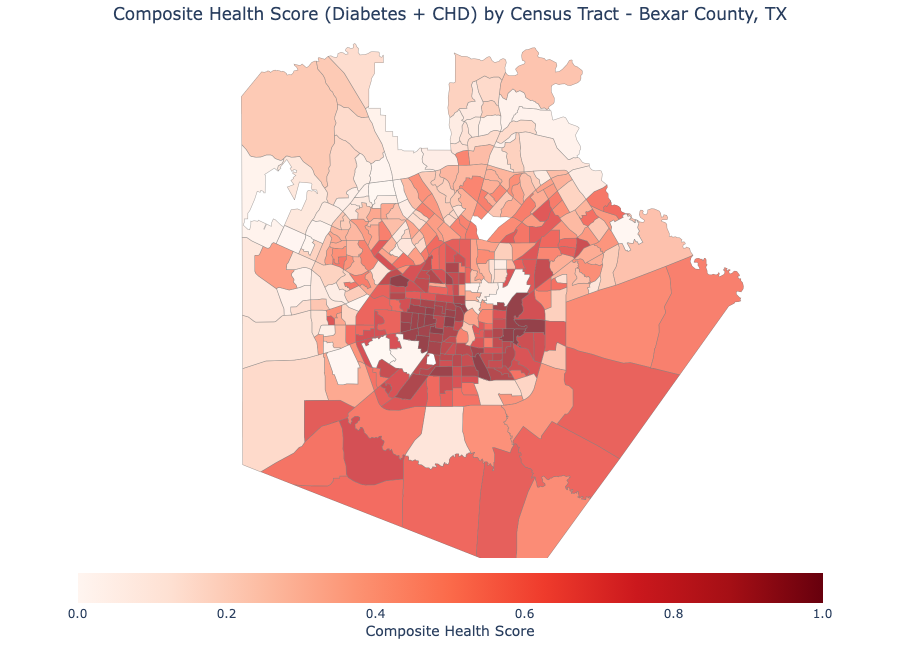
#> input picture final_figures/Figure_3/Bexar_Composite_Map.png, 900 x 650 px, found by its file name
$ jupyter execute final_image_grid.ipynb
#> lines starting #> are read from the running program, lines starting #| are printed output that depends on the picture
[cell 1]
from PIL import Image

images = [
    Image.open("Bexar_Composite_Map.png"),
    Image.open("Dallas_Composite_Map.png"),
    Image.open("Travis_Composite_Map.png"),
    Image.open("Tarrant_Composite_Map.png"),
    Image.open("Harris_Composite_Map.png")
]
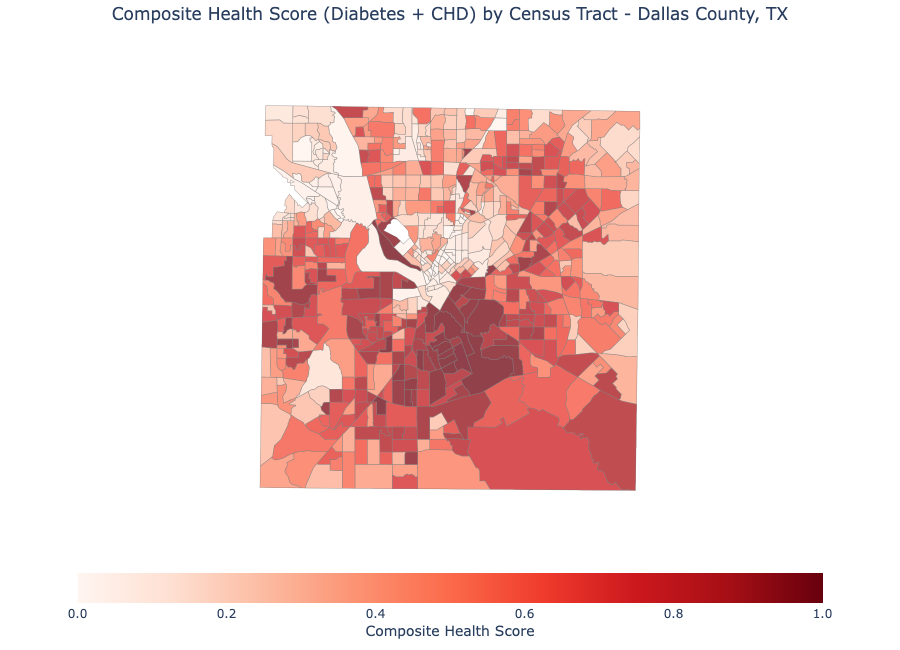
#> input picture final_figures/Figure_3/Dallas_Composite_Map.png, 900 x 650 px, found by its file name
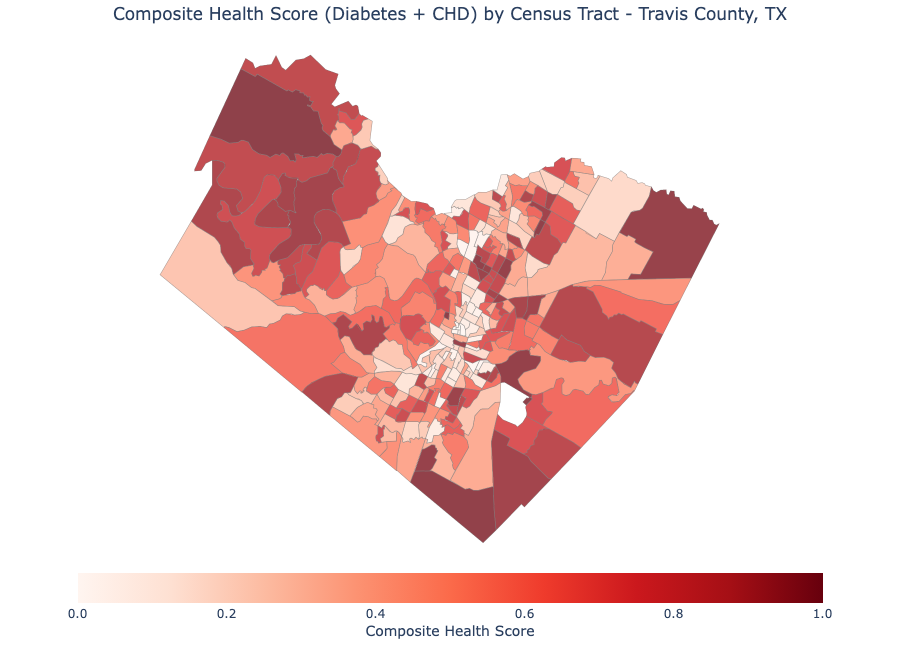
#> input picture final_figures/Figure_3/Travis_Composite_Map.png, 900 x 650 px, found by its file name
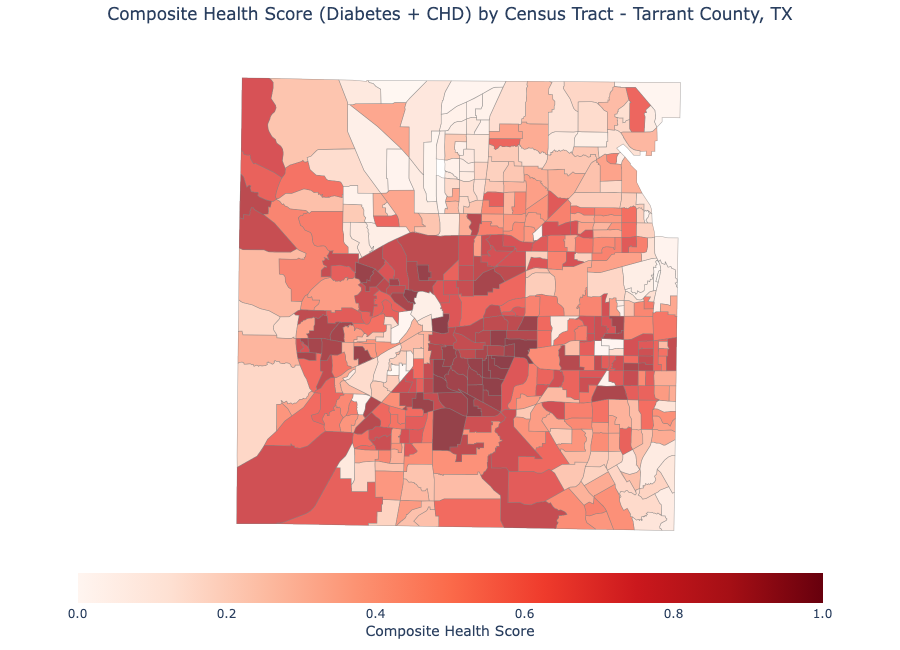
#> input picture final_figures/Figure_3/Tarrant_Composite_Map.png, 900 x 650 px, found by its file name
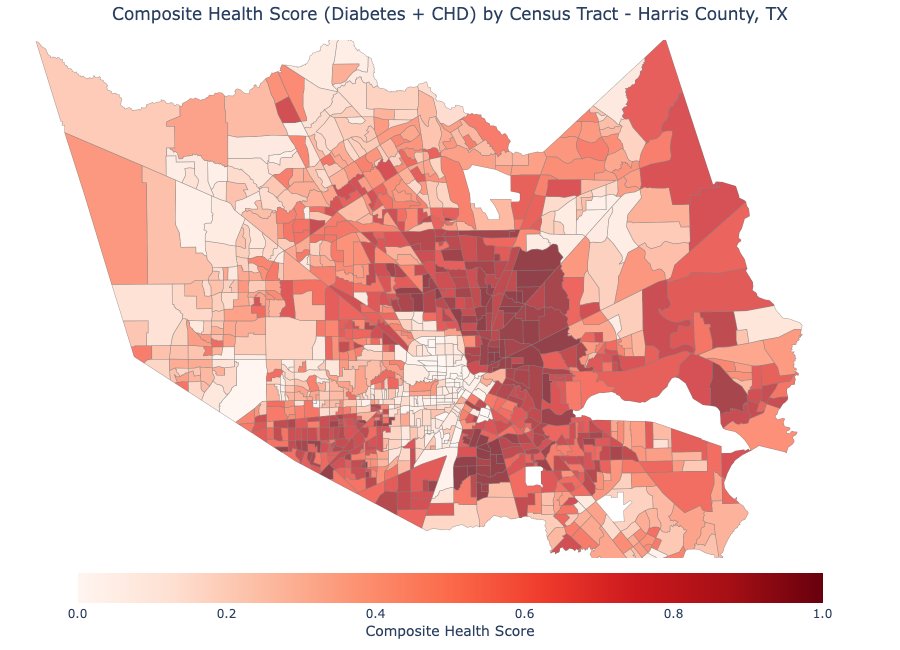
#> input picture final_figures/Figure_3/Harris_Composite_Map.png, 900 x 650 px, found by its file name

# resizing the images so that they are still legible
thumb_w, thumb_h = 450, 325
resized_images = [img.resize((thumb_w, thumb_h), Image.Resampling.LANCZOS) for img in images]
#> resized_images = 5 items

# creating a new image background
grid_canvas = Image.new("RGB", (thumb_w * 3, thumb_h * 2), "white")
#> grid_canvas: PIL image 1350x650 RGB; every value is 255

positions = [
    (0, 0),             # Row 1, Col 1 (Dallas)
    (thumb_w, 0),       # Row 1, Col 2 (Harris)
    (thumb_w * 2, 0),   # Row 1, Col 3 (Travis)
    (0, thumb_h),       # Row 2, Col 1 (Tarrant)
    (thumb_w, thumb_h), # Row 2, Col 2 (Bexar)
]

for img, pos in zip(resized_images, positions):
    grid_canvas.paste(img, pos)
#> this loop made 5 passes
#> pos on passes 1 to 5: (0, 0), (450, 0), (900, 0), (0, 325), (450, 325)
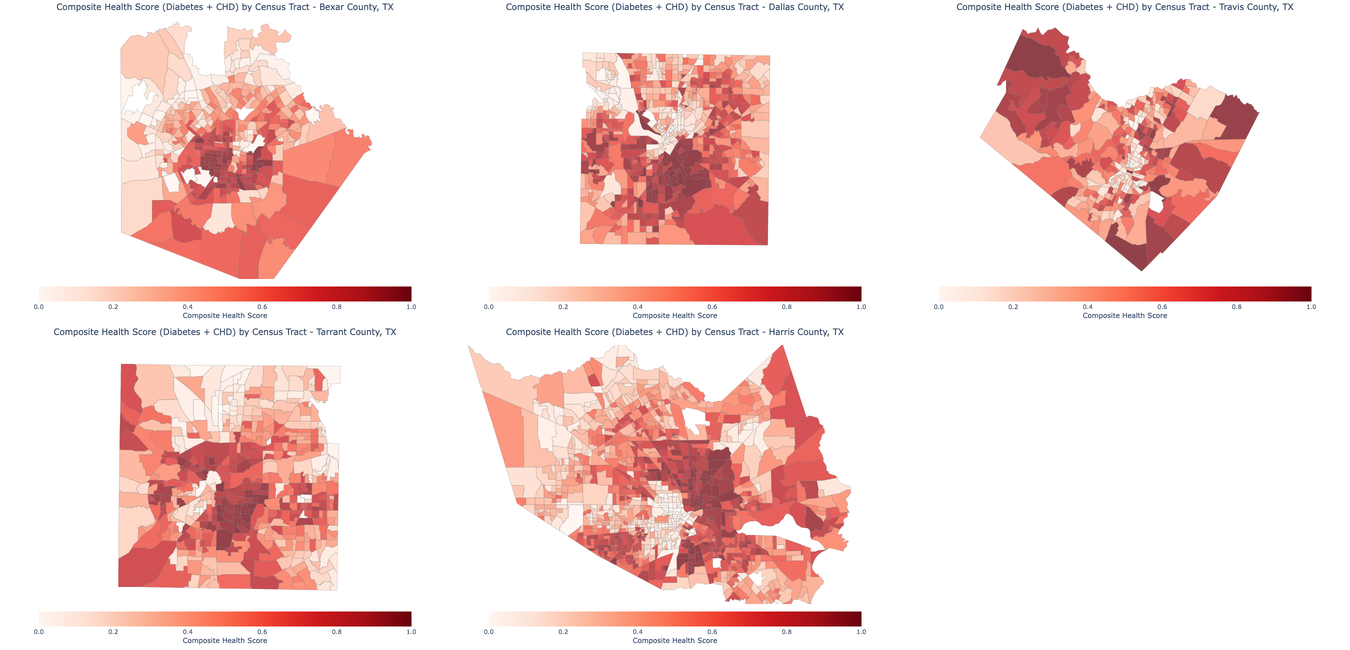
#> grid_canvas: PIL image 1350x650 RGB; mean R, G, B 245.6, 221.3, 218.5

grid_canvas.show()
grid_canvas.save("all_metros_health_grid.png", dpi=(300, 300))
